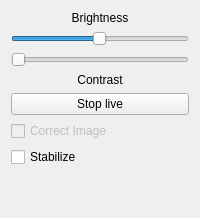
           <widget class="QWidget" name="tabDisplay">
            <attribute name="title">
             <string>Display</string>
            </attribute>
            <layout class="QVBoxLayout" name="verticalLayout_3">
             <item>
              <widget class="QLabel" name="brightnessLabel">
               <property name="text">
                <string>Brightness</string>
               </property>
               <property name="alignment">
                <set>Qt::AlignCenter</set>
               </property>
              </widget>
             </item>
             <item>
              <widget class="QSlider" name="brightnessSlider">
               <property name="enabled">
                <bool>true</bool>
               </property>
               <property name="toolTip">
                <string>Modify Brightness</string>
               </property>
               <property name="statusTip">
                <string>Drag the sliderbar to modify the brightness</string>
               </property>
               <property name="minimum">
                <number>0</number>
               </property>
               <property name="maximum">
                <number>255</number>
               </property>
               <property name="value">
                <number>127</number>
               </property>
               <property name="orientation">
                <enum>Qt::Horizontal</enum>
               </property>
              </widget>
             </item>
             <item>
              <widget class="QSlider" name="contrastSlider">
               <property name="enabled">
                <bool>true</bool>
               </property>
               <property name="toolTip">
                <string>Modify Contrast</string>
               </property>
               <property name="statusTip">
                <string>Drag the sliderbar to modify the contrast</string>
               </property>
               <property name="maximum">
                <number>255</number>
               </property>
               <property name="value">
                <number>0</number>
               </property>
               <property name="orientation">
                <enum>Qt::Horizontal</enum>
               </property>
              </widget>
             </item>
             <item>
              <widget class="QLabel" name="contastLabel">
               <property name="text">
                <string>Contrast</string>
               </property>
               <property name="alignment">
                <set>Qt::AlignCenter</set>
               </property>
              </widget>
             </item>
             <item>
              <widget class="QPushButton" name="stopLiveButton">
               <property name="enabled">
                <bool>true</bool>
               </property>
               <property name="text">
                <string>Stop live</string>
               </property>
              </widget>
             </item>
             <item>
              <widget class="QCheckBox" name="correctImageCheckbox">
               <property name="enabled">
                <bool>false</bool>
               </property>
               <property name="text">
                <string>Correct Image</string>
               </property>
              </widget>
             </item>
             <item>
              <widget class="QCheckBox" name="stabilizeCheckbox">
               <property name="text">
                <string>Stabilize</string>
               </property>
              </widget>
             </item>
             <item>
              <spacer name="verticalSpacer">
               <property name="orientation">
                <enum>Qt::Vertical</enum>
               </property>
               <property name="sizeHint" stdset="0">
                <size>
                 <width>20</width>
                 <height>40</height>
                </size>
               </property>
              </spacer>
             </item>
            </layout>
           </widget>
